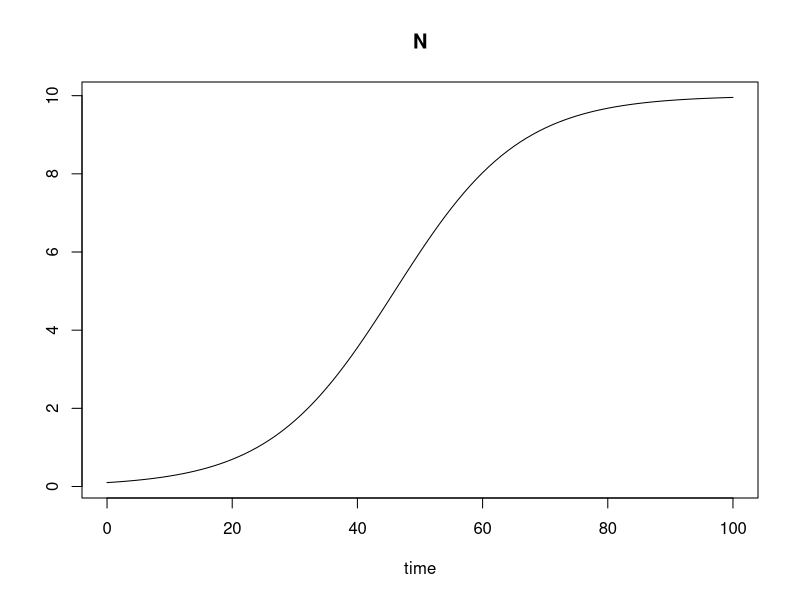

R code for this plot:
## Test Differential Equations

library(deSolve)
model <- function (time, y, parms) {
  with(as.list(c(y, parms)), {
    dN <- r * N * (1 - N / K)
    list(dN)
  })
}
y <- c(N = 0.1)
parms <- c(r = 0.1, K = 10)
times <- seq(0, 100, 1)
out <- ode(y, times, model, parms)
plot(out)
